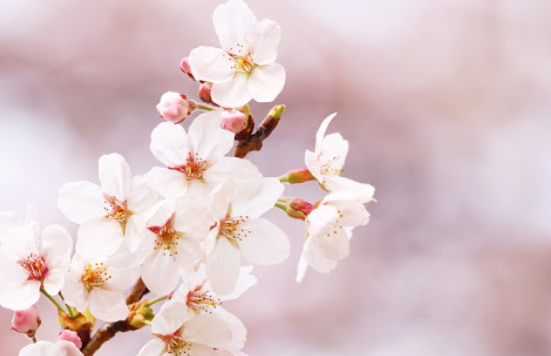
#> input picture ch02/flower.PNG, 551 x 356 px, found by its file name
$ python img_info.py
#> lines starting #> are read from the running program, lines starting #| are printed output that depends on the picture
import sys
import cv2


# 영상 불러오기
img1 = cv2.imread('ch02\\flower.PNG', cv2.IMREAD_GRAYSCALE)
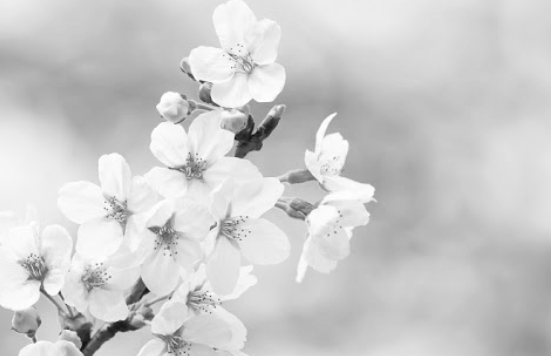
#> img1: shape (356, 551); min 21, max 255, mean 204.5
img2 = cv2.imread('ch02\\flower.PNG', cv2.IMREAD_COLOR)
#> img2 is the input picture: shape (356, 551, 3); mean B, G, R 199.5, 196.9, 219.1

if img1 is None or img2 is None:
    print('Image load failed!')
    sys.exit()

# 영상의 속성 참조
print('type(img1):', type(img1))
#| type(img1): <class 'numpy.ndarray'>
print('img1.ndim:', img1.ndim)
#| img1.ndim: 2
print('img2.ndim:', img2.ndim)
#| img2.ndim: 3
print('img1.shape:', img1.shape)
#| img1.shape: (356, 551)
print('img2.shape:', img2.shape)
#| img2.shape: (356, 551, 3)
print('img1.dtype:', img1.dtype)
#| img1.dtype: uint8


# 영상의 크기 참조
h,w = img1.shape
#> h = 356; w = 551
print('img1 size: {} x {}'.format(w, h))
#| img1 size: 551 x 356

h, w = img2.shape[:2]
print('img2 size: {} x {}'.format(w, h))
#| img2 size: 551 x 356

if len(img1.shape) == 2:
    print('img1 is a grayscale image')
elif len(img1.shape) == 3:
    print('img1 is a truecolor image')

cv2.imshow('img1', img1)
cv2.imshow('img2', img2)
cv2.waitKey()

# 영상의 픽셀 값 참조
x = 20
y =10

p1 = img1[y,x]
#> p1 = 229
print('p1',p1)
#| p1 229

p2 = img2[y,x]
#> p2 = [235, 224, 236]
print('p2',p2)
#| p2 [235 224 236]

for y in range(h):
    for x in range(w):
        img1[y, x] = 0
        img2[y, x] = (0, 200, 0)
#> img1: shape (356, 551); every value is 0
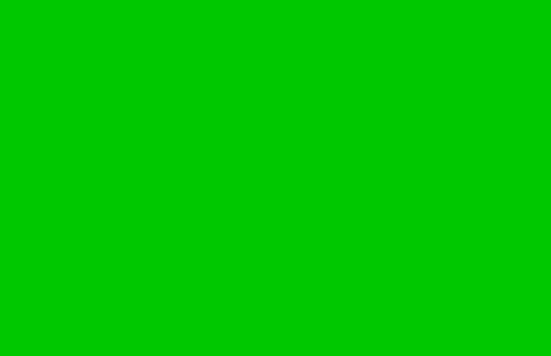
#> img2: shape (356, 551, 3); mean B, G, R 0, 200, 0


cv2.imshow('img1', img1)
cv2.imshow('img2', img2)
cv2.waitKey()

cv2.destroyAllWindows()
